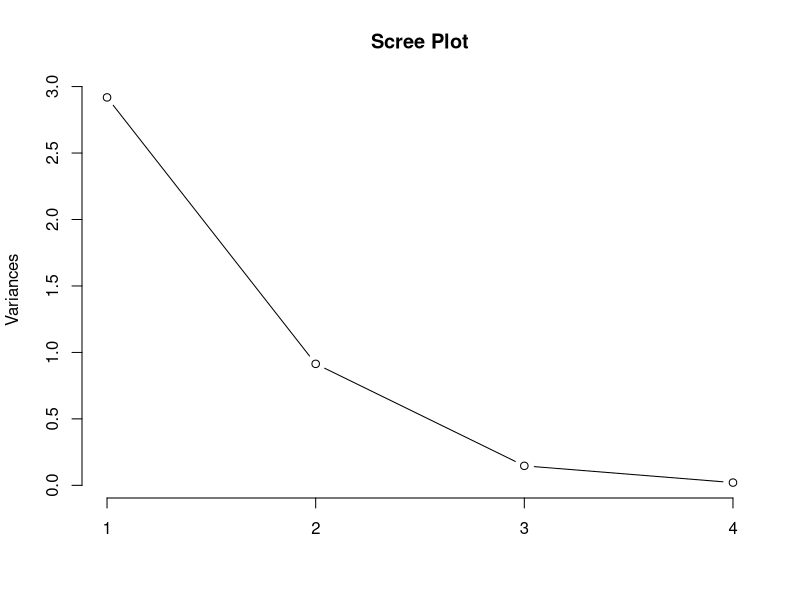
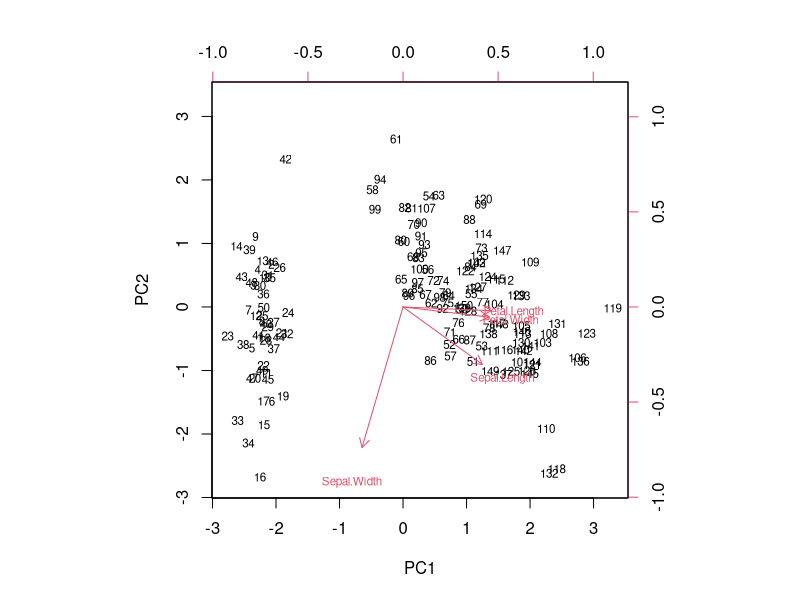
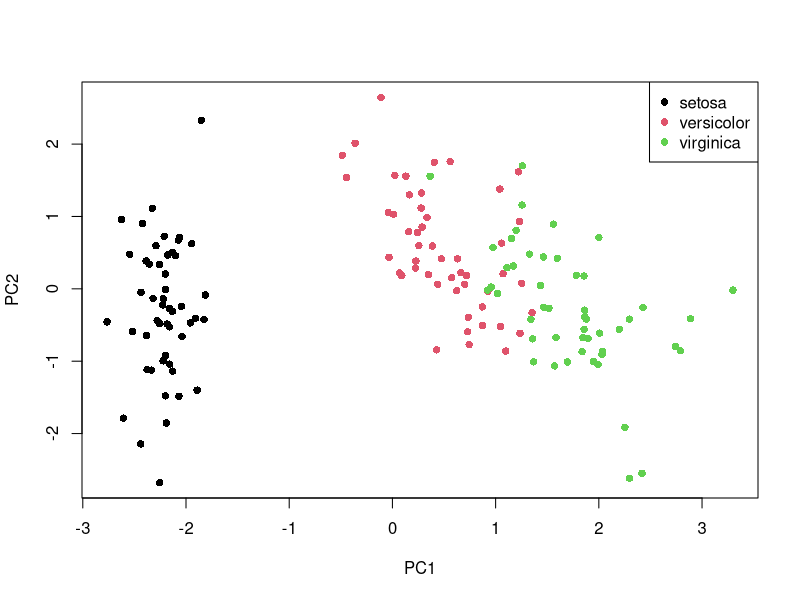
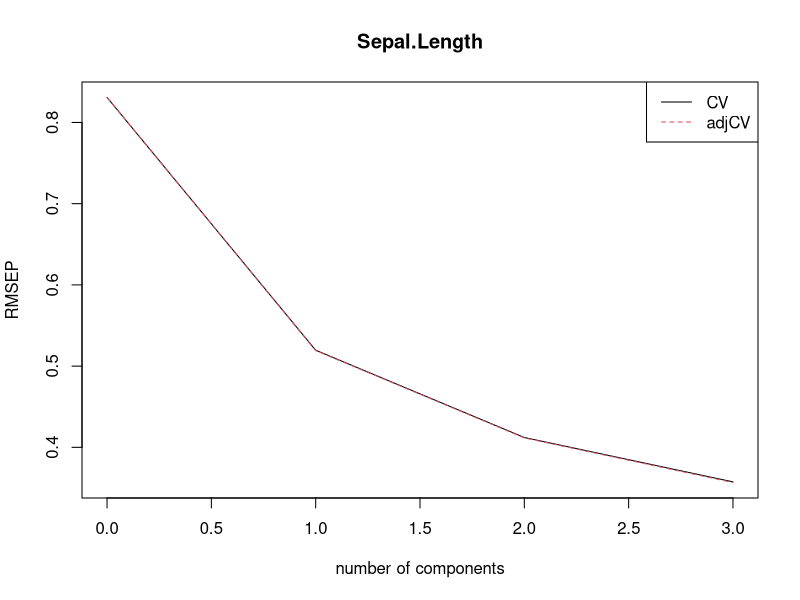
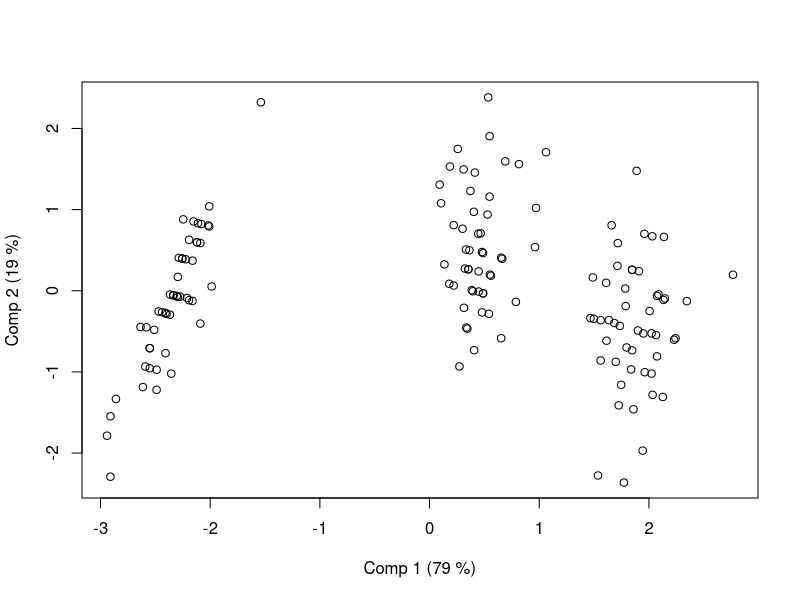

The R script that drew these images, in order:
data("iris")  # Load built-in dataset
head(iris)    # View first 6 rows
summary(iris) # Statistical summary
str(iris)     # Check structure

# Perform PCA (scale=TRUE for standardization)
mypr <- prcomp(iris[,-5], scale=TRUE)

# View PCA results
print(mypr)       # Shows rotation matrix
summary(mypr)     # Variance explained

# Scree plot (variance by component)
plot(mypr, type="l", main="Scree Plot")

# Biplot (observations + variables)
biplot(mypr, scale=0, cex=0.7)

# Plot PC scores
plot(mypr$x[,1], mypr$x[,2], 
     col=iris$Species,
     pch=16,
     xlab="PC1", ylab="PC2")
legend("topright", legend=levels(iris$Species),
       col=1:3, pch=16)

# Add first two PCs to original data
iris2 <- cbind(iris, mypr$x[,1:2])
head(iris2)

# Correlation between original vars and PCs
cor(iris[,-5], iris2[,6:7])

library(pls)

# Convert Species to numeric for modeling
iris$Species_num <- as.numeric(iris$Species)

# Fit PCR model (3 components)
pcmodel <- pcr(Sepal.Length ~ Species_num + Sepal.Width + 
                 Petal.Length + Petal.Width,
               ncomp=3, 
               data=iris,
               scale=TRUE,
               validation="CV")

# Model summary
summary(pcmodel)

# Cross-validation plot
validationplot(pcmodel, legendpos="topright")

# Predict using 2 principal components
iris$pred <- predict(pcmodel, ncomp=2, newdata=iris)[,,1]

# View predictions vs actual
head(iris[,c("Sepal.Length","pred")])

# Calculate RMSE
rmse <- sqrt(mean((iris$Sepal.Length - iris$pred)^2))
print(paste("RMSE:", round(rmse,3)))

# Regression coefficients
coef(pcmodel)

# Variance explained
explvar(pcmodel)

# Score plot
plot(pcmodel, plottype="scores", comps=1:2)
